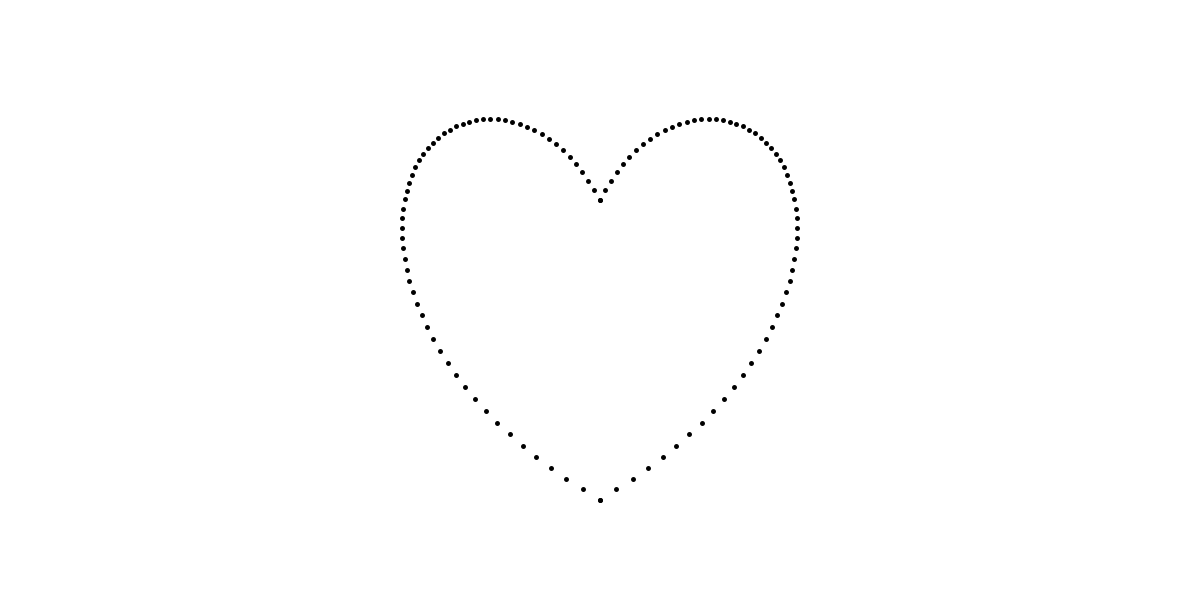
Frame 1 (no input)
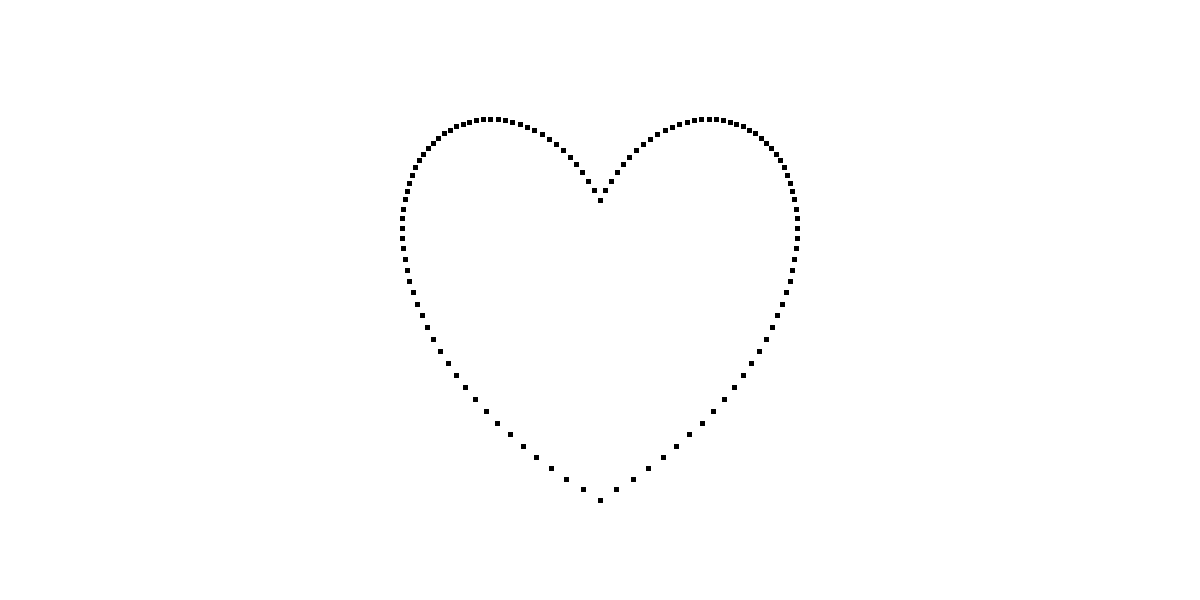
Frame 60 (the mouse pressed at the canvas centre just before this capture)
Frame 120 (the mouse held since frame 60 and released just before this capture): identical to frame 60, image omitted

The Processing sketch that drew these frames (run headless with seeded random() and noise(); from frame 60 on, the mouse is pressed at the canvas centre):

// Processing sketch: Aufgabe_4_
// ── Aufgabe_4_.pde

void setup(){
  size(1200, 600);
  background(255, 255, 255);
}


void draw(){
    translate(600,500);
  strokeWeight(5);
  for (int i=0; i<61; i++) {
    float x = 0.25 * (-pow(i,2) + 40*i + 1200)*sin((PI*i)/180);
    float y = -0.25 * (-pow(i,2) + 40*i + 1200)*cos((PI*i)/180);
    point(x,y); 
    point(-x,y); 
  }
 
     
   
  

}

//War echt schwierig :)
